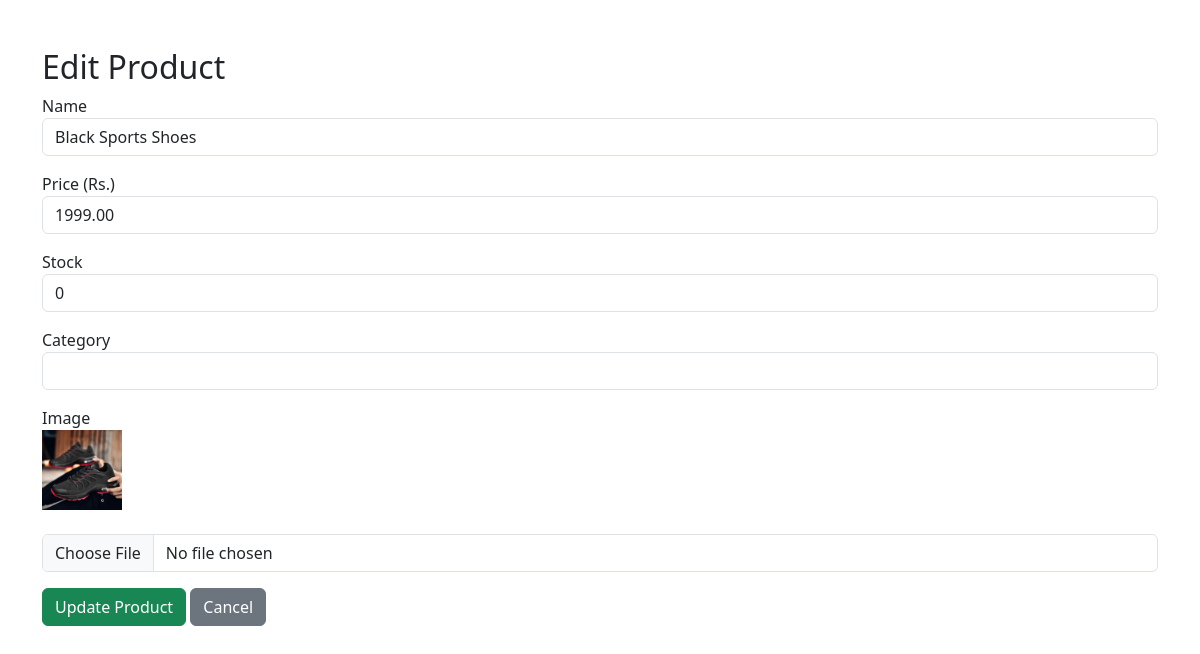
/edit_products.php?id=1 (signed in), run on the app's committed database.
### tables this page shows
CREATE TABLE `products` (
  `id` int(11) NOT NULL,
  `name` varchar(150) DEFAULT NULL,
  `description` text DEFAULT NULL,
  `price` decimal(10,2) DEFAULT NULL,
  `image` varchar(255) DEFAULT NULL,
  `category` varchar(50) DEFAULT NULL,
  `stock` int(11) DEFAULT 0
);

### edit_products.php (the view, shortened to what this page needs)
<?php
include 'db.php';
$id = $_GET['id'] ?? 0;
$product = mysqli_fetch_assoc(mysqli_query($conn, "SELECT * FROM products WHERE id = $id"));
?>
<!DOCTYPE html>
<html>
<head>
    <link href="https://cdn.jsdelivr.net/npm/bootstrap@5.3.2/dist/css/bootstrap.min.css" rel="stylesheet">
</head>
<body class="container mt-5">
    <h2>Edit Product</h2>
    <form method="POST" enctype="multipart/form-data">
        <div class="mb-3">
            <label>Name</label>
            <input type="text" name="name" value="<?= htmlspecialchars($product['name']) ?>" class="form-control" required>
        </div>
        <div class="mb-3">
            <label>Price (Rs.)</label>
            <input type="number" step="0.01" name="price" value="<?= $product['price'] ?>" class="form-control" required>
        </div>
        <div class="mb-3">
            <label>Stock</label>
            <input type="number" name="stock" value="<?= $product['stock'] ?>" class="form-control" required>
        </div>
        <div class="mb-3">
            <label>Category</label>
            <input type="text" name="category" value="<?= htmlspecialchars($product['category']) ?>" class="form-control">
        </div>
        <div class="mb-3">
            <label>Image</label><br>
            <img src="uploads/<?= $product['image'] ?>" width="80" height="80"><br><br>
            <input type="file" name="image" class="form-control">
        </div>
        <button type="submit" class="btn btn-success">Update Product</button>
        <a href="manage_products.php" class="btn btn-secondary">Cancel</a>
    </form>
</body>
</html>

### data on the page
products: name "Black Sports Shoes", price "1999.00", stock "0", image (picture)
